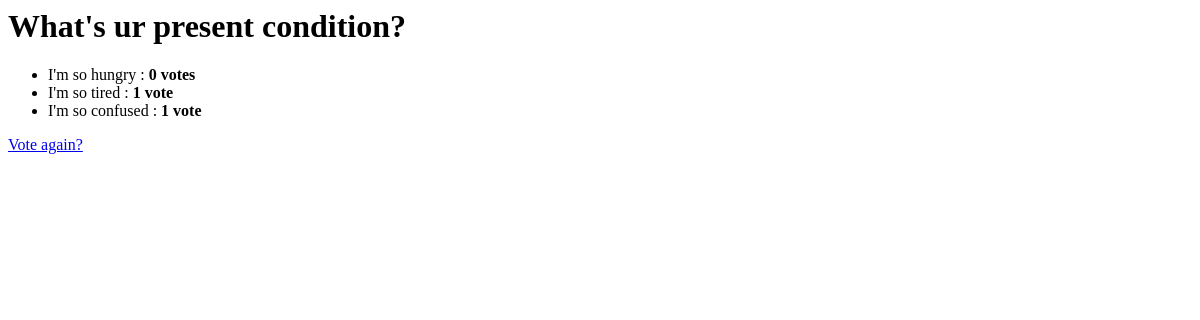
The page /polls/2/results/ on the database as committed earlier.
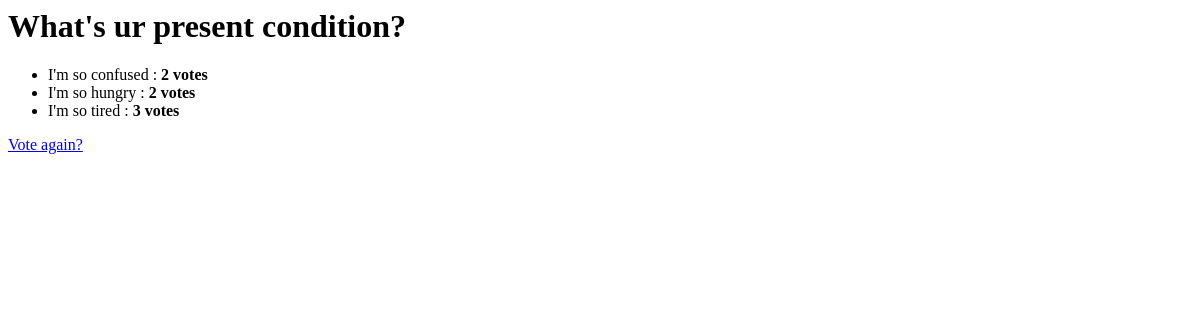
The same page on the database as committed later.
### polls/models.py (models this page shows, shortened)
class Choice(models.Model):
    question = models.ForeignKey(Question)
    title = models.CharField(max_length=200)
    votes = models.IntegerField(default=0)
    class Meta:
        ordering = ['votes']

### polls/views.py (the view)
# urls.py: url(r'^(?P<question_id>[0-9]+)/results/$',views.results, name='results'),
def results(request,question_id):
    question = get_object_or_404(models.Question,pk=question_id)
    return render(request,'polls/results.html',{'question':question})

### polls/templates/polls/results.html (shortened to what this page needs)
<h1>{{question.question_text}}</h1>
<ul>
    {% for choice in question.choice_set.all %}
        <li>{{ choice.title }} : <b>{{ choice.votes}} vote{{ choice.votes|pluralize}}</b></li>
    {% endfor %}
</ul>
<a href="{% url 'polls:details' question.id %}">Vote again?</a>

Rows that differ between the two databases and show on the page:
changed Choice "I'm so confused": votes "1" → "2"; moves up the list
changed Choice "I'm so hungry": votes "0" → "2"
changed Choice "I'm so tired": votes "1" → "3"
